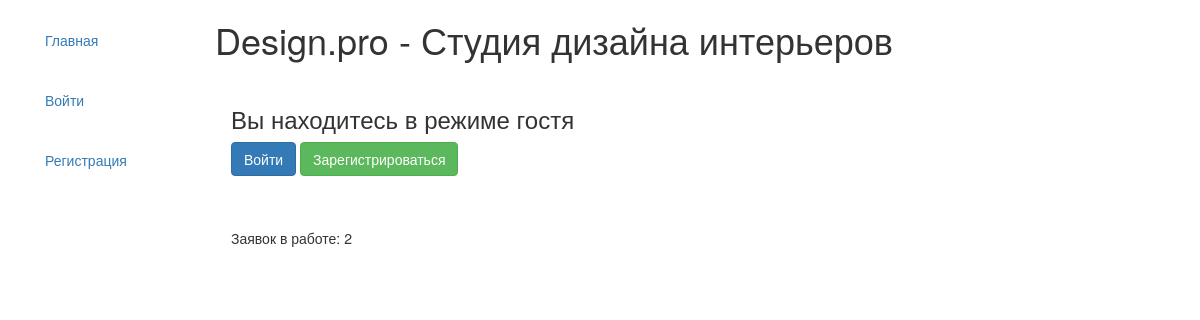
The app's page /, older data.
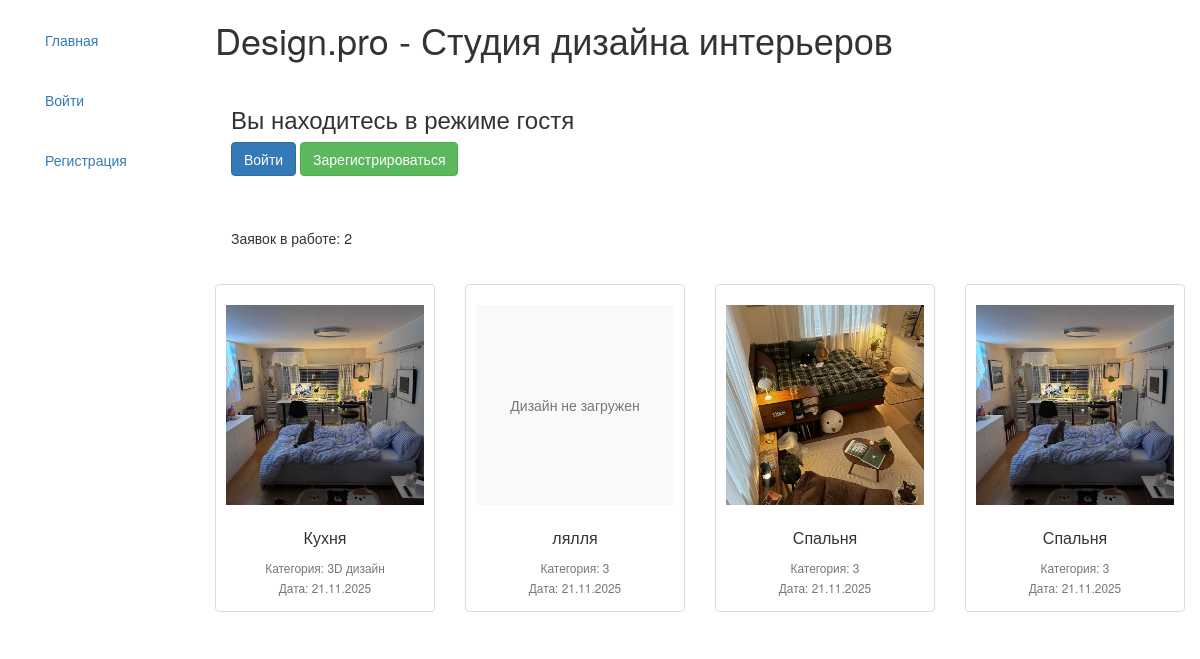
The same page, newer data.
### main/models.py (models this page shows, shortened)
class Application(models.Model):
    STATUS_CHOICES = [
        ('new', 'Новая'),
        ('in_progress', 'Принято в работу'),
        ('completed', 'Выполнено'),
    ]
    name = models.CharField(
        max_length=200,
        verbose_name='Название заявки'
    )
    description = models.TextField(
        verbose_name='Описание'
    )
    category = models.ForeignKey(
        Category,
        on_delete=models.PROTECT,
        verbose_name='Категория'
    )
    floor_plan = models.ImageField(
        upload_to='floor_plans/%Y/%m/%d/',
        verbose_name='План помещения',
        validators=[validate_image_file]
    )
    client = models.ForeignKey(
        User,
        on_delete=models.CASCADE,
        related_name='applications',
        verbose_name='Клиент'
    )
    status = models.CharField(
        max_length=20,
        choices=STATUS_CHOICES,
        default='new',
        verbose_name='Статус'
    )
    created_at = models.DateTimeField(
        auto_now_add=True,
        verbose_name='Дата создания'
    )
    comment = models.TextField(
        blank=True, null=True,
        verbose_name='Комментарий'
    )
    design_image = models.ImageField(
        upload_to='designs/',
        blank=True, null=True,
        verbose_name='Изображение дизайна'
    )
    class Meta:
            verbose_name = 'Заявка'
            verbose_name_plural = 'Заявки'
            ordering = ['-created_at']

class Category(models.Model):
    name = models.CharField(
        max_length=100,
        verbose_name='Название категории',
        unique=True
    )
    description = models.TextField(
        verbose_name='Описание категории',
        blank=True
    )
    class Meta:
            verbose_name = 'Категория'
            verbose_name_plural = 'Категории'
            ordering = ['name']

### main/views.py (the view)
# urls.py: path('', views.home, name='home'),
def home(request):
    user_type = "Гость"
    if request.user.is_authenticated:
        if request.user.is_superuser:
            user_type = "Администратор"
        else:
            user_type = "Пользователь"
    context = {
        'user_type': user_type
    }
    completed_applications = Application.objects.filter(
        status='completed'
    ).order_by('-created_at')[:4]
    in_progress_count = Application.objects.filter(
        status='in_progress'
    ).count()
    return render(request, 'main/home.html', {
        'completed_applications': completed_applications,
        'in_progress_count': in_progress_count
    })

### main/templates/main/home.html
{% extends "base_generic.html" %}
{% block content %}
<h1>Design.pro - Студия дизайна интерьеров</h1>
<div>
    {% if user.is_authenticated %}
        <div class="alert">
            <h3>{{ user.username }}</h3>
            <p><strong>Ваш статус:</strong> {{ user_type }}</p>
        </div>
        {% if user.is_superuser %}
        <div class="alert">
            <h4>Панель администратора</h4>
            <a href="/superadmin/" class="btn btn-primary">Админ-панель</a>
        </div>
        {% else %}
        <div class="alert">
            <h4>Личный кабинет</h4>
        </div>
        {% endif %}
    {% else %}
        <div class="alert">
            <h3>Вы находитесь в режиме гостя</h3>
            <a href="{% url 'users:login' %}" class="btn btn-primary">Войти</a>
            <a href="{% url 'users:register' %}" class="btn btn-success">Зарегистрироваться</a>
        </div>
    {% endif %}
    <div class="counter alert">
        Заявок в работе: {{ in_progress_count }}
    </div>
    <div class="gallery">
    <div class="row">
        {% for application in completed_applications %}
        <div class="col-xs-6 col-md-3" >
            <div class="thumbnail text-center" style="padding: 20px 10px 0px 10px;">
              <div class="image-container" style="height: 200px; overflow: hidden;">
                    {% if application.design_image and application.design_image.name %}
                        <img src="{{ application.design_image.url }}"
                             alt="Дизайн: {{ application.name }}"
                             class="img-responsive"
                             style="width: 100%; height: 100%; object-fit: cover;">
                    {% else %}
                        <div class="no-image" style="width: 100%; height: 100%; background: #f8f9fa; display: flex; align-items: center; justify-content: center;">
                            <span class="text-muted">Дизайн не загружен</span>
                        </div>
                    {% endif %}
                </div>
                <div class="caption">
                    <h4 style="margin-top: 15px; font-size: 16px;">{{ application.name }}</h4>
                    <p style="margin-bottom: 5px;">
                        <small class="text-muted">
                            Категория: {{ application.category.name }}<br>
                            Дата: {{ application.created_at|date:"d.m.Y" }}
                        </small>
                    </p>
                </div>
            </div>
        </div>
        {% endfor %}
    </div>
</div>
</div>
</div>
{% endblock %}

### main/templates/base_generic.html (shortened to what this page needs)
<!Doctype html>
<html lang="ru">
  <head>
    <link
      rel="stylesheet"
      href="https://maxcdn.bootstrapcdn.com/bootstrap/3.3.7/css/bootstrap.min.css" />
    {% load static %}
    <link rel="stylesheet" href="{% static 'main/css/styles.css' %}" />
  </head>
  <body>
    <div class="container-fluid">
      <div class="row">
        <div class="col-sm-2">
          {% block sidebar %}
          <div class="collapse navbar-collapse" id="navbar-collapse">
            <ul class="nav nav-bar">
              <li><a href="{% url 'main:home' %}">Главная</a></li>
            </ul>
            {% if user.is_authenticated %}
            <ul class="nav nav-bar">
              <li><a href="{% url 'main:profile' %}">Профиль</a></li>
            </ul>
            {% if not user.is_superuser %}
            <ul class="nav nav-bar">
              <li><a href="{% url 'main:create_application' %}">Создать заявку</a></li>
            </ul>
            {% endif %}
            {% if user.is_superuser %}
            <ul class="nav nav-bar">
              <li><a href="{% url 'main:admin_applications' %}">Управление заявками</a></li>
            </ul>
            <ul class="nav nav-bar">
              <li><a href="{% url 'main:manage_categories' %}">Управление категориями</a></li>
            </ul>
            {% endif %}
            <ul class="nav nav-bar">
               <li><a href="{% url 'users:logout' %}">Выйти ({{ user.username }})</a></li>
            </ul>
            </ul>
            {% else %}
            <ul class="nav nav-bar">
              <li><a href="{% url 'users:login' %}">Войти</a></li>
            </ul>
            <ul class="nav nav-bar">
            <li><a href="{% url 'users:register' %}">Регистрация</a></li>
            </ul>
            {% endif %}
            </div>
          {% endblock %}
        </div>
        <div class="col-sm-10">
          {% block content %}
          {% endblock %}
        </div>
      </div>
  </body>
</html>

### main/static/main/css/styles.css (style rules this page uses)
.nav-bar { margin-top: 20px; padding: 0; }

Row changes from the older to the newer data that the page shows:
added Application: design_image (picture), name "Кухня", category.name "3D дизайн", created_at "21.11.2025"
added Application: design_image "Дизайн не загружен", name "лялля", category.name "3", created_at "21.11.2025"
added Application: design_image (picture), name "Спальня", category.name "3", created_at "21.11.2025"
added Application: design_image (picture), name "Спальня", category.name "3", created_at "21.11.2025"
